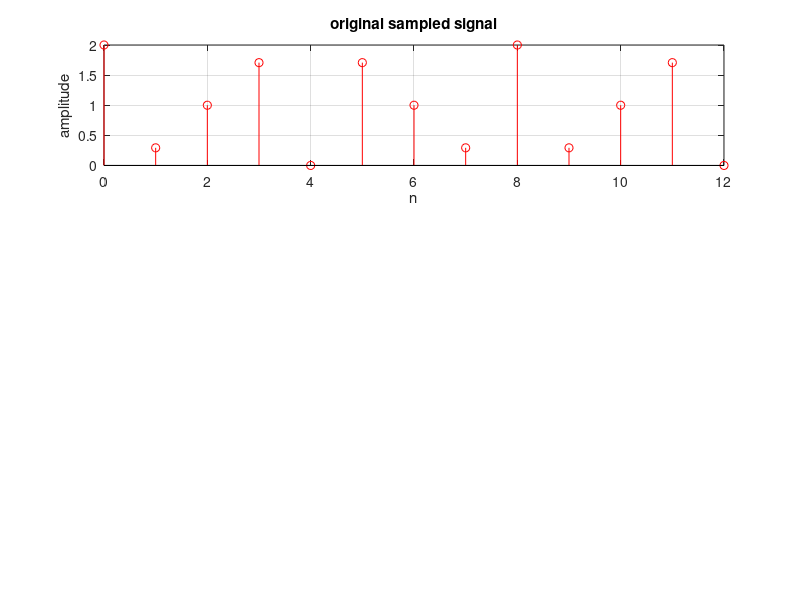

Write the MATLAB code that produced this figure. (Note: this script raises an error after producing the figure.)
clc;
clear all;
close all;

A=1;
F=3000;
Fs=8000;
N=5;
l=8;

n=0:1:N*(Fs/F)-1;

x=A*cos(2*pi*n*F/Fs);
x1=A+x;
%figure;
subplot(3,1,1);
stem(n,x1,'r');
xlabel('n');
ylabel('amplitude');
title('original sampled signal');
grid on;
hold on;





Q=myquantizer(x1,l);

subplot(3,1,2);
stem(n,Q,'b');grid on;
hold on;
xlabel('n');
ylabel('amplitude');
title('quantized signal');
% 
% signal_power=(A^2)/2;
% mser=mean((x1-Q).^2);
% sqnr_prac = 10*log10(signal_power/mser);
% 
% SQNR=(3/2)*(2^(2*log(l)/log(2)));
% 
% SQNR_db=1.76+6.02*(log(l)/log(2));
% subplot(3,1,3)
% stem(l,sqnr_prac);
% xlabel('l');
% ylabel('SQNR_prac');
% title('sqnr');


if (0<=Q)&&(Q<1)
    en1=0;
    en2=0;
else if (1<=Q)&&(Q<2)
        en1=0;
        en2=1;
    else 
        en1=1;
        en2=0;
    end
end
subplot(3,1,3);
plot(n,en1);
grid on;
hold on;
plot(n,en2);
